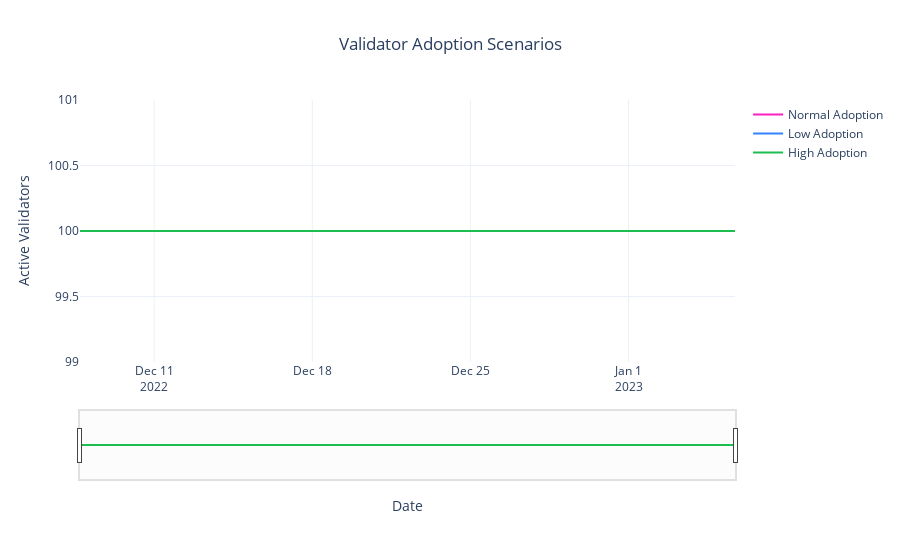

Notebook source saved alongside this figure:
### Code cell
# Post-processing and visualizations
visualizations.plot_number_of_validators_per_subset(df_1a, scenario_names={0: "Normal Adoption", 1: "Low Adoption", 2: "High Adoption"})
